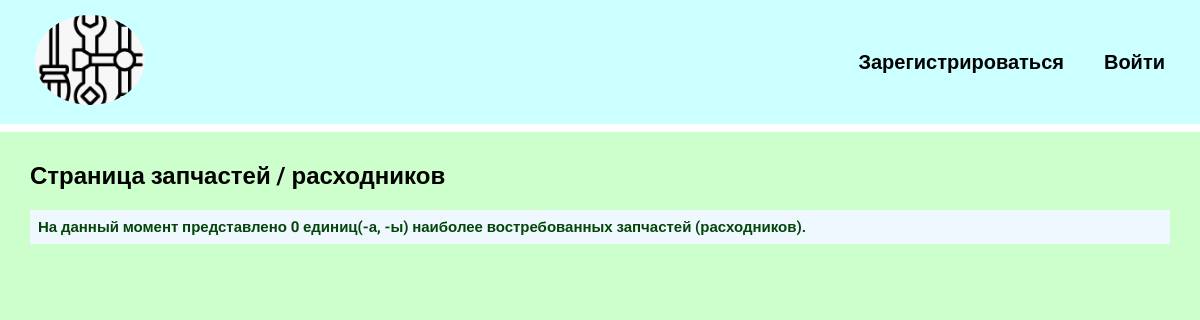
Before: /telog_spparts/ with the older database file.
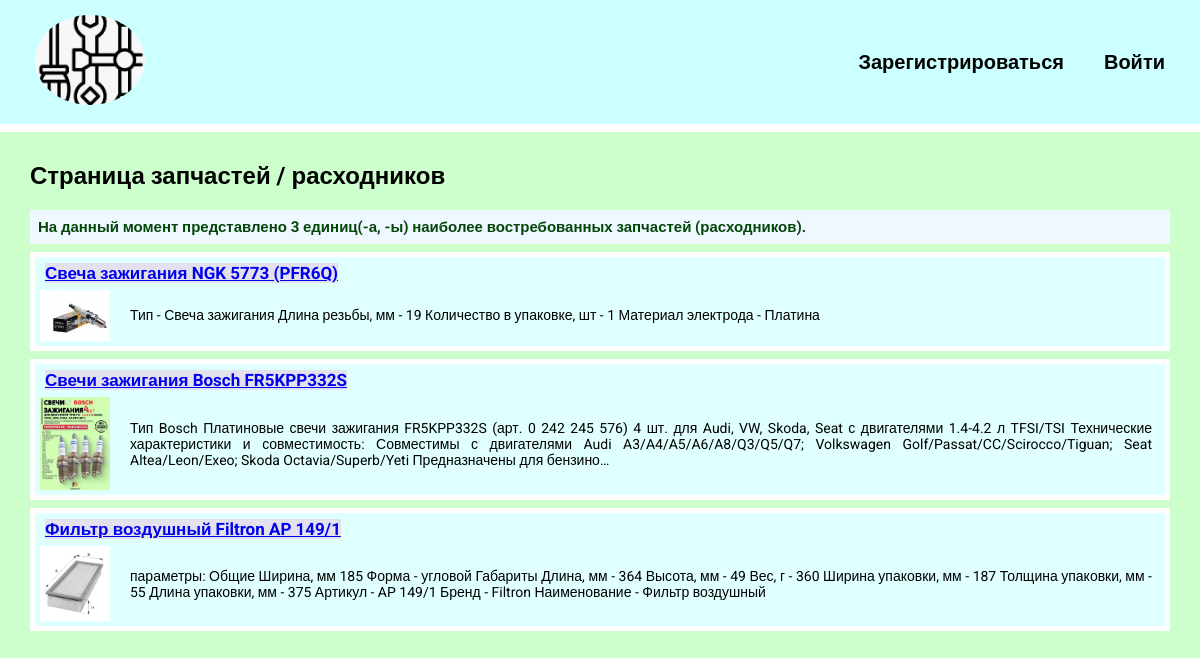
After: the same page with the newer database file.
### telog_spparts/models.py (models this page shows, shortened)
class TelogSpparts(models.Model):
    title = models.CharField(max_length=100)  # Наименование запчасти.
    description = models.TextField()  # Её описание
    image = models.ImageField(upload_to='techlog_tools/images_spparts/')  # Её изображение
    price_order = models.CharField(max_length=50)  # Цена / Порядок цены
    url = models.URLField(blank=True)  # url заказа (не обязательное для заполнения)
    product_code = models.CharField(max_length=70)  # код продукта
    date = models.DateField()  # Дата поступления в базу
    datetime = models.DateTimeField(null=True, blank=True)  # Дата/время установки на авто необ.
    instructions = models.CharField(max_length=100, null=True,
                                    blank=True)  # стат-ссылка, если есть инструкция (не обязательное для заполнения)

### telog_spparts/views.py (the view)
# urls.py: path('telog_spparts/', include('telog_spparts.urls')),
def telog_spparts(request):
    tspparts = TelogSpparts.objects.order_by('-date')  # all()
    return render(request, 'telog_spparts/tspparts.html', {
        "tspparts": tspparts
    })

### telog_spparts/templates/telog_spparts/tspparts.html
{% extends 'techlog_tools/base.html' %}
{% load static %}
{% block content %}
<h2>Страница запчастей / расходников</h2>
<h3 class="count">
    На данный момент представлено {{ tspparts.count }} единиц(-а, -ы) наиболее востребованных запчастей (расходников).
</h3>
{% for tsppart in tspparts %}
<div class="element">
    <h2 class="top2"><a href="{% url 'sppart_details' tsppart.id %}">{{ tsppart.title }}</a></h2>
    <div class="tltool2_text">
        <img src="{{ tsppart.image.url }}" alt="">
        <p>{{ tsppart.description|truncatechars:360|safe }}</p>
    </div>
</div>
{% endfor %}
{% endblock %}

### techlog_tools/templates/techlog_tools/base.html (shortened to what this page needs)
<!DOCTYPE html>
{% load static %}
<html lang="en">
<head>
    <link rel="stylesheet" href="{% static 'css/style.css' %}">
</head>
<body>
<div class="menu">
    <div class="wrap">
        <div class="logo">
            <a href="{% url 'home' %}">
                <img src="{% static 'techlog_tools/car-tools.png' %}" alt="">
            </a>
        </div>
        <ul>
            {% if user.is_authenticated %}
                <li class="logo">Пользователь: {{ user.username }}</li>
                <li><a href="{% url 'home' %}">Главная</a></li>
                <li><a href="{% url 'techlogtools' %}">Инструменты</a></li>
                <li><a href="{% url 'telogspparts' %}">Запчасти</a></li>
                <li>
                    <form action="{% url 'exitappuser' %}" method="post">
                        {% csrf_token %}
                        <button class="exit">Выход</button>
                    </form>
                </li>
            {% else %}
                <li><a href="{% url 'registruser' %}">Зарегистрироваться</a></li>
                <li><a href="{% url 'loginuser' %}">Войти</a></li>
            {% endif %}
        </ul>
    </div>
</div>
<div class="content">
    <div class="wrap">
        {% block content %}
        {% endblock %}
    </div>
</div>
</body>
</html>

### techlog_tools/static/css/style.css (style rules this page uses)
body { font-family: "Roboto", sans-serif; padding: 0; margin: 0; background: #CCFFCC; }
.wrap { max-width: 1200px; margin: 0 auto; padding: 10px 30px; box-sizing: border-box; }
.element, .counter { background: lightcyan; border: 5px solid white; margin: 8px 0; width: auto; }
.tltool2_text { display: flex; align-items: center; gap: 20px; padding: 5px; box-sizing: border-box; font-size: 14px; text-align: justify; position: relative; }
.tltool2_text p { padding-right: 8px; margin: 0; }
.menu ul { display: flex; justify-content: space-around; align-items: center; list-style: none; font-size: 20px; }
.menu li { margin-left: 40px; }
.menu .wrap { display: flex; flex-wrap: wrap; justify-content: space-between; align-items: center; }
.menu { background: #CCFFFF; padding: 5px; border-bottom: 8px solid white; }
.count { padding: 8px 8px; margin-bottom: 0; box-sizing: border-box; background-color: aliceblue; text-align: justify; font-size: 15px; }
.menu a { color: black; font-weight: 600; text-decoration: none; }
a img { width: 110px; height: 90px; object-fit: cover; object-position: center; border-radius: 50%; overflow: hidden; }
h1, h3 { color: #04450a; text-align: center; background-color: #CCFFCC; }
.top2 a { background: #e2e1ed; margin: 0; border: none; cursor: pointer; font-size: 17px; padding: 0; }
.element h2 { margin: 0 10px; padding: 0; }
.tltool2_text img { max-width: 70px; height: auto; }

Changed rows visible on the page:
added TelogSpparts: title "Свеча зажигания NGK 5773 (PFR6Q)", image (picture), description "Тип - Свеча зажигания Длина резьбы, мм - 19 Количество в упаковке, шт - 1 Материал электрода - Платина"
added TelogSpparts: title "Свечи зажигания Bosch FR5KPP332S", image (picture), description "Тип Bosch Платиновые свечи зажигания FR5KPP332S (арт. 0 242 245 576) 4 шт. для Audi, VW, Skoda, Seat с двигателями 1.4-4.2 л TFSI/TSI Технические характеристики и совместимость: Совместимы с двигателями Audi A3/A4/A5/A6/A8/Q3/Q5/Q7; Volkswagen Golf/Passat/CC/Scirocco/Tiguan; Seat Altea/Leon/Exeo; Skoda Octavia/Superb/Yeti Предназначены для бензино…"
added TelogSpparts: title "Фильтр воздушный Filtron AP 149/1", image (picture), description "параметры: Общие Ширина, мм 185 Форма - угловой Габариты Длина, мм - 364 Высота, мм - 49 Вес, г - 360 Ширина упаковки, мм - 187 Толщина упаковки, мм - 55 Длина упаковки, мм - 375 Артикул - AP 149/1 Бренд - Filtron Наименование - Фильтр воздушный"
Other visible differences:
{{ tspparts.count }}: "0" → "3"
